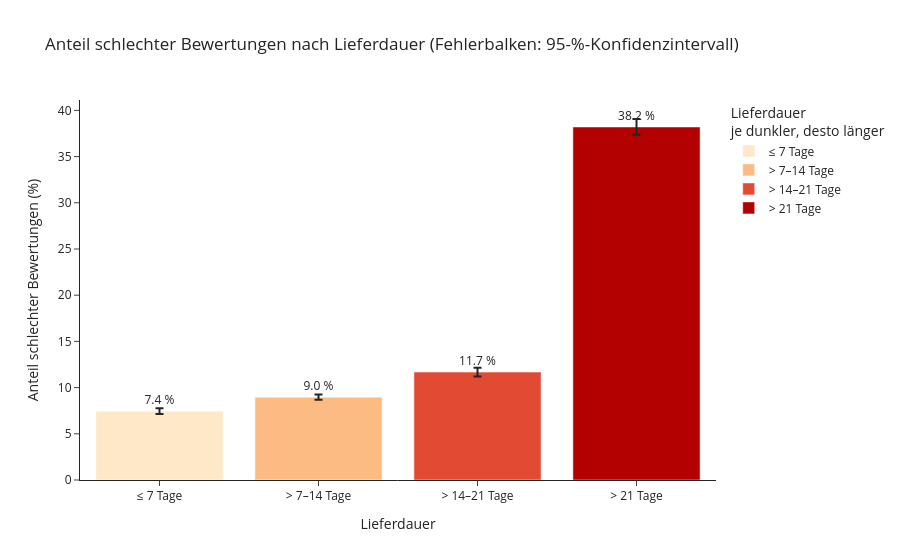

The cell this chart's notebook holds for it:
### Code cell
# Daten für die Grafik vorbereiten
plot_b2 = tab_b2.reset_index()
plot_b2["Lieferdauer"] = plot_b2["delivery_days_group"].astype(str)
plot_b2["Anteil (%)"] = plot_b2["share_bad"] * 100
plot_b2["Fehler oben"] = (plot_b2["ci_high"] - plot_b2["share_bad"]) * 100
plot_b2["Fehler unten"] = (plot_b2["share_bad"] - plot_b2["ci_low"]) * 100

# Balkendiagramm mit Konfidenzintervallen
fig = px.bar(
    plot_b2,
    x="Lieferdauer",
    y="Anteil (%)",
    error_y="Fehler oben",
    error_y_minus="Fehler unten",
    text=plot_b2["Anteil (%)"].round(1).astype(str) + " %",
    hover_data={"n_orders": True, "n_bad": True},
    template='simple_white',
    color="Lieferdauer",
    title="Anteil schlechter Bewertungen nach Lieferdauer (Fehlerbalken: 95-%-Konfidenzintervall)",
)
fig.update_traces(textposition="outside")
fig.update_layout(yaxis_title="Anteil schlechter Bewertungen (%)", legend_title_text="Lieferdauer<br>je dunkler, desto länger")
fig.show()

### Figure 1 — Plotly figure (JSON) as saved in the notebook; plotly's stock layout.template omitted (floating-point values rounded to 4 significant figures)
{"data": [{"customdata": [[25933, 1931]], "error_y": {"array": [0.3259], "arrayminus": [0.3132]}, "hovertemplate": "Lieferdauer=%{x}<br>Anteil (%)=%{y}<br>text=%{text}<br>n_orders=%{customdata[0]}<br>n_bad=%{customdata[1]}<extra></extra>", "legendgroup": "≤ 7 Tage", "marker": {"color": "#fee8c8", "pattern": {"shape": ""}}, "name": "≤ 7 Tage", "orientation": "v", "showlegend": true, "text": ["7.4 %"], "textposition": "outside", "type": "bar", "x": ["≤ 7 Tage"], "xaxis": "x", "y": [7.446], "yaxis": "y"}, {"customdata": [[39997, 3584]], "error_y": {"array": [0.2839], "arrayminus": [0.276]}, "hovertemplate": "Lieferdauer=%{x}<br>Anteil (%)=%{y}<br>text=%{text}<br>n_orders=%{customdata[0]}<br>n_bad=%{customdata[1]}<extra></extra>", "legendgroup": "> 7–14 Tage", "marker": {"color": "#fdbb84", "pattern": {"shape": ""}}, "name": "> 7–14 Tage", "orientation": "v", "showlegend": true, "text": ["9.0 %"], "textposition": "outside", "type": "bar", "x": ["> 7–14 Tage"], "xaxis": "x", "y": [8.961], "yaxis": "y"}, {"customdata": [[17582, 2053]], "error_y": {"array": [0.4831], "arrayminus": [0.4663]}, "hovertemplate": "Lieferdauer=%{x}<br>Anteil (%)=%{y}<br>text=%{text}<br>n_orders=%{customdata[0]}<br>n_bad=%{customdata[1]}<extra></extra>", "legendgroup": "> 14–21 Tage", "marker": {"color": "#e34a33", "pattern": {"shape": ""}}, "name": "> 14–21 Tage", "orientation": "v", "showlegend": true, "text": ["11.7 %"], "textposition": "outside", "type": "bar", "x": ["> 14–21 Tage"], "xaxis": "x", "y": [11.68], "yaxis": "y"}, {"customdata": [[12312, 4704]], "error_y": {"array": [0.8618], "arrayminus": [0.8545]}, "hovertemplate": "Lieferdauer=%{x}<br>Anteil (%)=%{y}<br>text=%{text}<br>n_orders=%{customdata[0]}<br>n_bad=%{customdata[1]}<extra></extra>", "legendgroup": "> 21 Tage", "marker": {"color": "#b30000", "pattern": {"shape": ""}}, "name": "> 21 Tage", "orientation": "v", "showlegend": true, "text": ["38.2 %"], "textposition": "outside", "type": "bar", "x": ["> 21 Tage"], "xaxis": "x", "y": [38.21], "yaxis": "y"}], "layout": {"barmode": "relative", "legend": {"title": {"text": "Lieferdauer<br>je dunkler, desto länger"}, "tracegroupgap": 0}, "title": {"text": "Anteil schlechter Bewertungen nach Lieferdauer (Fehlerbalken: 95-%-Konfidenzintervall)"}, "xaxis": {"anchor": "y", "categoryarray": ["≤ 7 Tage", "> 7–14 Tage", "> 14–21 Tage", "> 21 Tage"], "categoryorder": "array", "domain": [0, 1], "title": {"text": "Lieferdauer"}}, "yaxis": {"anchor": "x", "domain": [0, 1], "title": {"text": "Anteil schlechter Bewertungen (%)"}}}}
